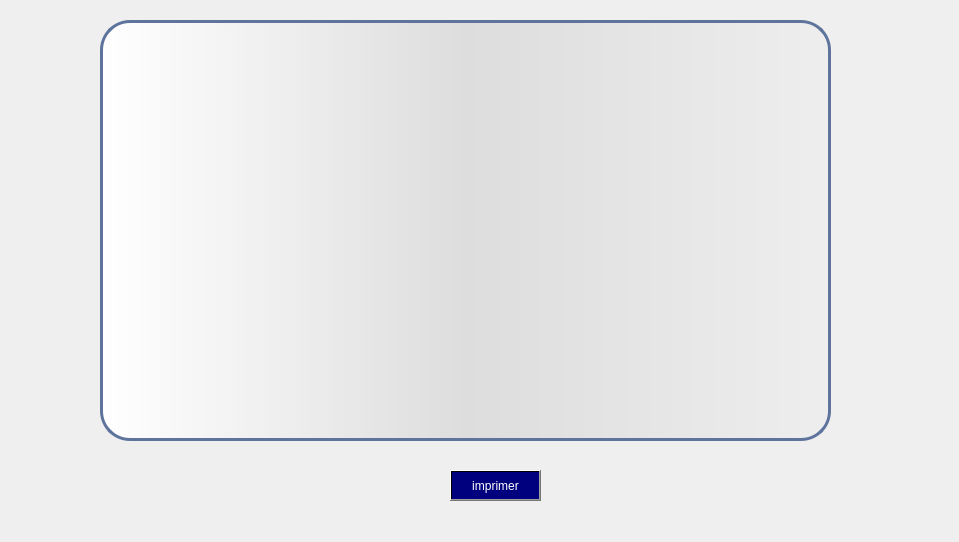
      <widget class="QWidget" name="tab_43">
       <attribute name="title">
        <string>Afficher les traitement</string>
       </attribute>
       <widget class="QTableView" name="tabpatient_4">
        <property name="geometry">
         <rect>
          <x>100</x>
          <y>20</y>
          <width>731</width>
          <height>421</height>
         </rect>
        </property>
        <property name="styleSheet">
         <string notr="true">QTableView {border:3px solid #5E749C;text-align:top;padding:4px;border-radius:30px;background:QLinearGradient(x1: 0,y1: 0,x2: 1,y2: 0,stop: 0 #fff,stop: 1 #eee,stop: 0.5 #ddd,stop: 1 #eee);width:15px;}
QTableView::item:focus{selection-background-color:blue;}
QScrollBar:horizontal{width: 20px;background:none;}</string>
        </property>
       </widget>
       <widget class="QLabel" name="p2_4">
        <property name="geometry">
         <rect>
          <x>0</x>
          <y>0</y>
          <width>950</width>
          <height>533</height>
         </rect>
        </property>
        <property name="text">
         <string/>
        </property>
       </widget>
       <widget class="QPushButton" name="pb_supprimer_2">
        <property name="geometry">
         <rect>
          <x>450</x>
          <y>470</y>
          <width>91</width>
          <height>31</height>
         </rect>
        </property>
        <property name="styleSheet">
         <string notr="true">background-color: qlineargradient(spread:pad, x1:0.631, y1:0.420455, x2:1, y2:0, stop:1 rgba(0, 0, 127, 255));
color: rgb(255, 255, 255);</string>
        </property>
        <property name="text">
         <string>imprimer</string>
        </property>
       </widget>
       <zorder>p2_4</zorder>
       <zorder>tabpatient_4</zorder>
       <zorder>pb_supprimer_2</zorder>
      </widget>
